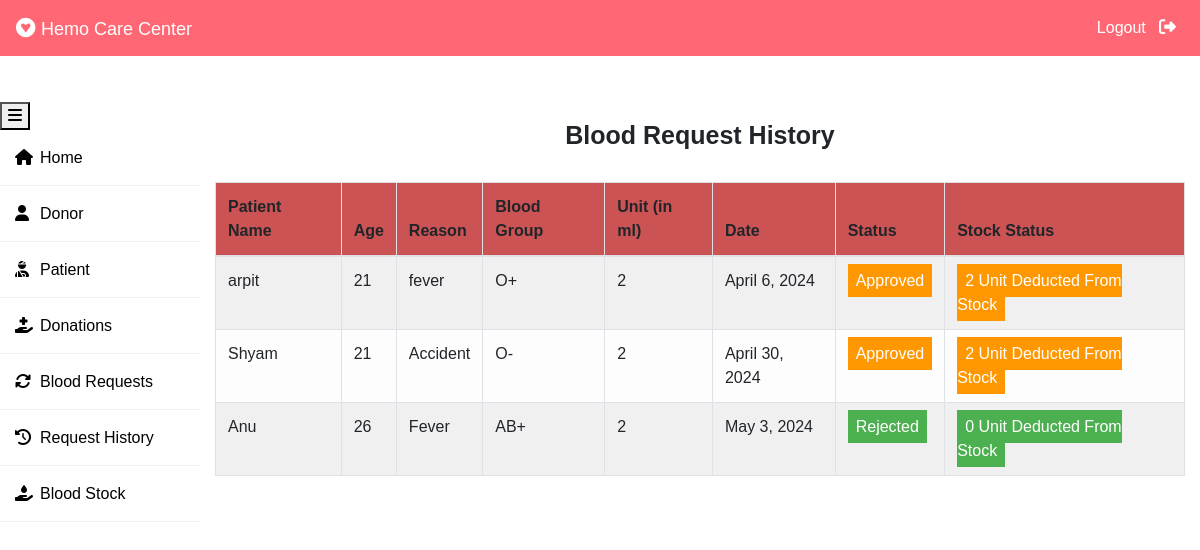
The page /admin-request-history (signed in) on the database its author committed.
### blood/models.py (models this page shows, shortened)
class BloodRequest(models.Model):
    request_by_patient=models.ForeignKey(pmodels.Patient,null=True,on_delete=models.CASCADE)
    request_by_donor=models.ForeignKey(dmodels.Donor,null=True,on_delete=models.CASCADE)
    patient_name=models.CharField(max_length=30)
    patient_age=models.PositiveIntegerField()
    reason=models.CharField(max_length=500)
    bloodgroup=models.CharField(max_length=10)
    unit=models.PositiveIntegerField(default=0)
    status=models.CharField(max_length=20,default="Pending")
    date=models.DateField(auto_now=True)

### blood/views.py (the view)
# urls.py: path('admin-request-history', views.admin_request_history_view,name='admin-request-history'),
@login_required(login_url='adminlogin')
def admin_request_history_view(request):
    requests=models.BloodRequest.objects.all().exclude(status='Pending')
    return render(request,'blood/admin_request_history.html',{'requests':requests})

### templates/blood/admin_request_history.html (shortened to what this page needs)
{% extends 'blood/adminbase.html' %}
{% block content %}
{% load widget_tweaks %}
{%load static%}
<head>
</head>
<br><br>
<div class="container">
    <H4 class="text-center" id="det_he">Blood Request History</H4><br>
    <table class="table table-light table-hover table-bordered table-striped">
        <thead class="bg-inf">
            <tr>
                <th scope="col">Patient Name</th>
                <th scope="col">Age</th>
                <th scope="col">Reason</th>
                <th scope="col">Blood Group</th>
                <th scope="col">Unit (in ml)</th>
                <th scope="col">Date</th>
                <th scope="col">Status</th>
                <th scope="col">Stock Status</th>
            </tr>
        </thead>
        <tbody>
            {% for t in requests %}
            <tr>
                <td> {{t.patient_name}}</td>
                <td>{{t.patient_age}}</td>
                <td>{{t.reason}}</td>
                <td>{{t.bloodgroup}}</td>
                <td>{{t.unit}}</td>
                <td>{{t.date}}</td>
                {% if t.status == 'Approved' %}
                <td><span class="label warning"> Approved</span></td>
                <td><span class="label warning"> {{t.unit}} Unit Deducted From Stock</span></td>
                {% else %}
                <td><span class="label success">Rejected</span></td>
                <td><span class="label success"> 0 Unit Deducted From Stock</span></td>
                {% endif %}
            </tr>
            {% endfor %}
        </tbody>
    </table>
</div>
{% endblock content %}

### templates/blood/adminbase.html (style rules this page uses)
#det_he { font-size:25px; font-weight:bold; }
.bg-inf { background-color:rgb(203, 83, 83); }
* { margin: 0; padding: 0; box-sizing: border-box; list-style: none; text-decoration: none; font-family: 'Josefin Sans', sans-serif; }
body { background-color: #ffff; }

### templates/blood/admin_request_history.html (style rules this page uses)
.label { color: white; padding: 8px; }
.success { background-color: #4CAF50; }
.warning { background-color: #ff9800; }

### rows shown on the page
BloodRequest: patient_name "arpit", patient_age "21", reason "fever", bloodgroup "O+", unit "2", date "April 6, 2024"
BloodRequest: patient_name "Shyam", patient_age "21", reason "Accident", bloodgroup "O-", unit "2", date "April 30, 2024"
BloodRequest: patient_name "Anu", patient_age "26", reason "Fever", bloodgroup "AB+", unit "2", date "May 3, 2024", status "Rejected"
